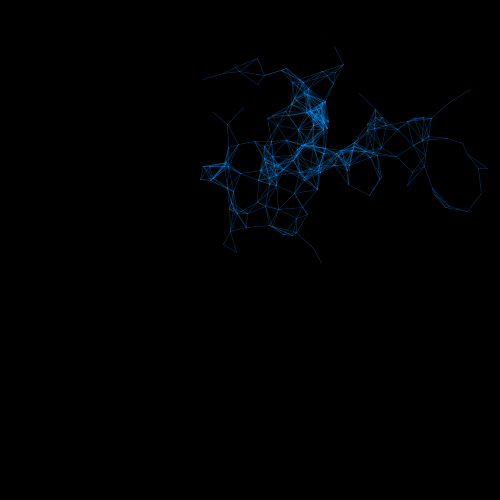
Frame 1 (no input)
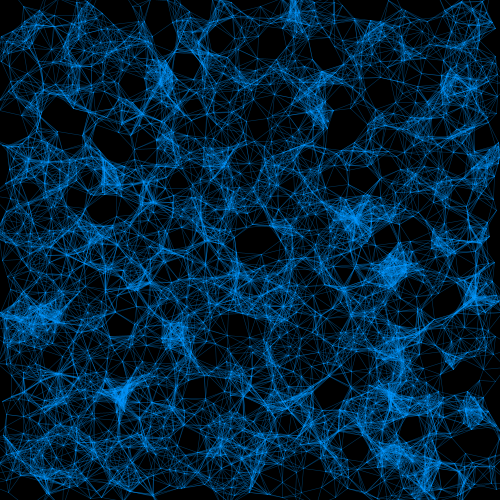
Frame 60 (the mouse pressed at the canvas centre just before this capture)
Frame 120 (the mouse held since frame 60 and released just before this capture): identical to frame 60, image omitted

The Processing sketch that drew these frames (run headless with seeded random() and noise(); from frame 60 on, the mouse is pressed at the canvas centre):

// Processing sketch: processing_171238
// ── processing_171238.pde



Cell[] myCells = new Cell[2500];//increasing the number of cells to create intresting patterns


void setup() {
  background(0);
  size(500, 500);
  for (int i = 0; i < myCells.length; i ++) {
    myCells[i] = new Cell();
  }
 
}

void draw() {
  myCells[0].isseed = true;
  for (int i=0; i<myCells.length; i++) {
    myCells[i].update();
    if (myCells[i].isseed == false) {
      for (int j=0; j<myCells.length;j++) {
        if (myCells[j].isseed == true) {
          float d;
          d = PVector.dist(myCells[i].location, myCells[j].location);
          if (d <25) {
            myCells[i].isseed = true;
            stroke(0, 150, 255, 100);
            strokeWeight(.5);
            line(myCells[i].location.x, myCells[i].location.y, myCells[j].location.x, myCells[j].location.y);
           
          }
        }
      }
    }
  }

}



class Cell{
  
  PVector location = new PVector();
  PVector velocity = new PVector();
  float dia;
  boolean isseed;
  float cellred, cellgreen, cellblue;
  float lineweight;
   
  
  Cell(){
  
    location = new PVector(random(500), random(500));
    dia = 5;
    isseed = false;
    cellred = 255;
    cellgreen = 255;
    cellblue = 255;
    lineweight = .5;
  }
  
  void display(){
    stroke(lineweight);
    if(isseed == true){
      fill(255,255,0);
    }
    if(isseed == false){
    fill(cellred,cellgreen,cellblue);
    }
 ellipse(location.x, location.y, dia,dia);
  }
  void update(){
    if(isseed == false){
    velocity = new PVector(random(-10,10),random(-10,10));
    location.add(velocity);
    }
    
  }
}


  
  
    
  
